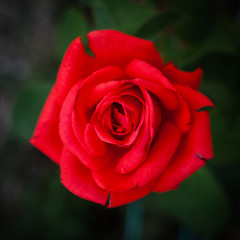
#> input picture Data/technical_test_images/Manual/Rosas/rosa111.jpg, 240 x 240 px; its folder holds 4 pictures in this run
$ python flowerClassifier.py
#> lines starting #> are read from the running program, lines starting #| are printed output that depends on the picture
#!/usr/bin/env python3
# -*- coding: utf-8 -*-
"""
Created on Fri Sep 24 20:30:05 2021

@author: cbarhor
"""
import cv2
import os
import shutil
import numpy as np
import matplotlib.pyplot as plt
import glob
import re

from sklearn.neighbors import KNeighborsClassifier
from sklearn.svm import SVC
from sklearn.cluster import KMeans
from sklearn.mixture import GaussianMixture
from scipy.spatial import distance as dist


class FeatureExtractor:
    def __init__(self, hist_mode = 'hsv'):
        """
        La clase FeatureExtractor se emplea para extraer las caracteristicas de
        las imagenes del conjunto de datos. Tanto aquellas que estan etiquetadas
        por las que no

        Parameters
        ----------
        hist_mode : str, optional
            Opcion empleada para realizar la extraccion del
            histograma de cada imagen en funcion de sus canales RBG o HSV.
            Se ha comprobado que se obtienen mejores resultados con los histogramas
            en formato hsv. Esto puede ser porque se representan mejor las caracteristicas
            relevantes, especialmente en el canal H (matiz).
            RGB = red, green, blue
            HSV = hue, saturation, value: matiz, saturacion, luminosidad
            The default is 'hsv'.

        Returns
        -------
        None.

        """
        self.hist_mode = hist_mode
        self.getLabelledSamples()
#> in getLabelledSamples, image is the input picture: shape (240, 240, 3); mean B, G, R 19.9, 22.6, 92.1
        self.readAndPrepare()


    # [20 lines left out: function extractFlatten, not called in this run]

    def extractHist(self,image, bins=(8, 8, 8)):
        """
        Metodo empleado para extraer el vector de caracteristicas
        de una imagen a partir de su histograma de color

        Parameters
        ----------
        image : imagen cv2
            imagen cuyo vector se quiere extraer.
        bins : tuple, optional
            numero de bins que se emplean por cada canal en la creacion del
            histograma. The default is (8, 8, 8).

        Returns
        -------
        features : list
            vector de caracteristicas del color.

        """
        if self.hist_mode == 'rgb':
            #Histograma RGB
            hist = cv2.calcHist([image],[0, 1, 2], None, bins,[0, 256, 0, 256, 0, 256])
        else:
            #Histograma HSV
            hsv = cv2.cvtColor(image, cv2.COLOR_BGR2HSV)
            hist = cv2.calcHist([hsv], [0, 1, 2], None, bins,[0, 180, 0, 256, 0, 256])

        # Se normaliza el histograma
        cv2.normalize(hist, hist)
        #Se convierte en un vector (1,)
        features = hist.flatten()


        return features

    def showHist(self, image, name):
        """
        Metodo empleado para realizar una inspeccion visual de los histogramas
        del conjunto etiquetado

        Parameters
        ----------
        image : imagen cv2
            imagen cuyo histograma se quiere graficar.
        name : TYPE
            DESCRIPTION.

        Returns
        -------
        None.

        """
        if self.hist_mode == 'hsv':
            hsv = cv2.cvtColor(image, cv2.COLOR_BGR2HSV)
            chans = cv2.split(hsv)
            colors = ("h", "s", "v")
        else:
            chans = cv2.split(image)
            colors = ("r", "g", "b")
        plt.figure()
        plt.title("Histograma por canales")
        plt.xlabel("Bins")
        plt.ylabel("# de Pixeles")
        features = []
        for (chan, color) in zip(chans, colors):
            if color == "h":
                hist = cv2.calcHist([chan], [0], None, [180], [0, 180])
            else:
                hist = cv2.calcHist([chan], [0], None, [256], [0, 256])
            features.extend(hist)
            plt.plot(hist)
            plt.legend(colors)
            plt.xlim([0, 256])
            plt.title(name)
        plt.show()


    def readAndPrepare(self, datasetPath="./Data/technical_test_images/"):
        """
        Metodo empleado para leer las imagenes que se quieren clasificar
        y extraer sus vectores de cacteristicas.
        En images se guardan las imagenes de la siguiente manera:
            {nombre_imagen:imagen}
        En index se guardan los vectores de caracteristicas de la siguiente
        manera:
            {nombre_imagen:vector}

        Parameters
        ----------
        datasetPath : str, optional
            ruta relativa del conjunto de datos. The default is "./Data/technical_test_images/".

        Returns
        -------
        None.

        """
        index = {}
        images = {}
        print("Extrayendo histogramas del dataset...")
        for imagePath in glob.glob(datasetPath + "*.jpg"):
            filename = str(imagePath).split('/')[-1]
            filename = filename.split('.')[0]
            image = cv2.imread(imagePath)
            images[filename] = image
            index[filename] = self.extractHist(image)
        self.index = index
        self.images = images
        print("[Hecho]")

    def getLabelledSamples(self, path='./Data/technical_test_images/Manual/'):
        """
        Metodo empleado para extraer los vectores de caracteristicas de las
        imagenes etiquetadas

        Parameters
        ----------
        path : str, optional
            ruta relativa hasta las imagenes etiquetadas. The default is './Data/technical_test_images/Manual/'.

        Returns
        -------
        None.

        """
        #Extraccion de los vectores para el conjunto de rosas:
        rose_images = {}
        rose_index = {}
        print("Extrayendo histogramas de las rosas etiquetadas...")
        for imagePath in glob.glob(path + "Rosas/*.jpg"):
            filename = str(imagePath).split('/')[-1]
            filename = filename.split('.')[0]
            image = cv2.imread(imagePath)
            rose_images[filename] = image
            rose_index[filename] = self.extractHist(image)
#> in extractHist, `hsv = cv2.cvtColor(image, cv2.COLOR_BGR2HSV)`: hsv: shape (240, 240, 3); mean H, S, V 77.5, 169.7, 98.8
#> in extractHist, `features = hist.flatten()`: features = 512 values, max 0.471 at index 511, min 0 at index 3, mean 0.00953
            self.showHist(image, "Rosa: "+filename)
#> the loop in showHist, `for (chan, color) in zip(chans, colors):` made 3 passes
#> color on passes 1 to 3: 'h', 's', 'v'
#> after the loop in showHist, `for (chan, color) in zip(chans, colors):`: features = 692 items, first 6: [7958], [393], [100], [76], [51], [67]
#> in showHist, `plt.show()`:
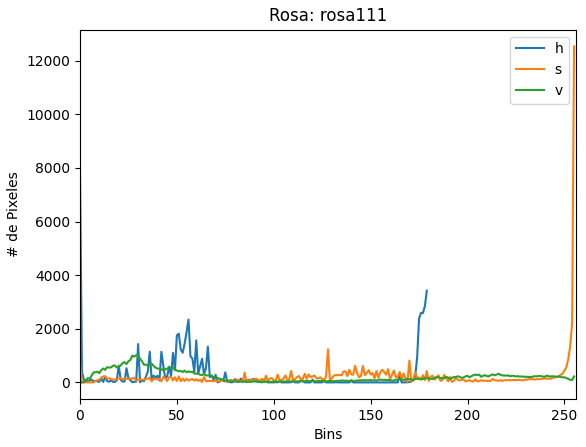
#> figure drawn by matplotlib, 1 panel; curve peaks at x = 0, y = 7958; curve peaks at x = 255, y = 12535; curve peaks at x = 29, y = 1017
#> pass 2 of the loop in getLabelledSamples, `for imagePath in glob.glob(path + "Rosas/*.jpg"):`:
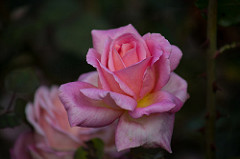
#> input picture Data/technical_test_images/Manual/Rosas/rosa40.jpg, 240 x 159 px
#> in getLabelledSamples, image is the input picture: shape (159, 240, 3); mean B, G, R 49.7, 45.1, 67.3
#> hsv: shape (159, 240, 3); mean H, S, V 84.7, 119.8, 69.2
#> the loop in showHist (call 2), `for (chan, color) in zip(chans, colors):` made 3 passes
#> after the loop in showHist (call 2), `for (chan, color) in zip(chans, colors):`: features = 692 items, first 6: [352], [131], [98], [110], [91], [216]
#> in showHist (call 2), `plt.show()`:
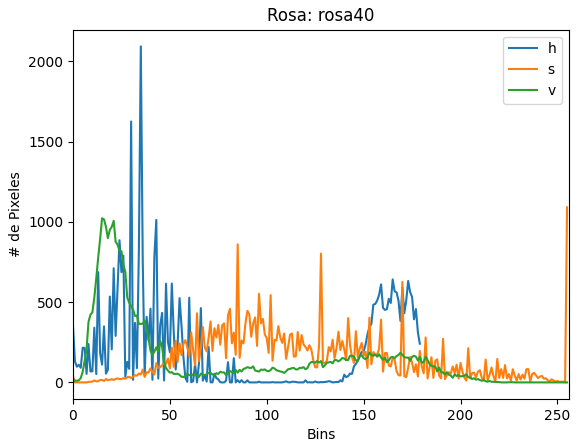
#> figure drawn by matplotlib, 1 panel; curve peaks at x = 35, y = 2094; curve peaks at x = 255, y = 1091; curve peaks at x = 15, y = 1023
#> pass 3 of the loop in getLabelledSamples, `for imagePath in glob.glob(path + "Rosas/*.jpg"):`:
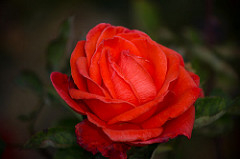
#> input picture Data/technical_test_images/Manual/Rosas/rosa52.jpg, 240 x 159 px
#> in getLabelledSamples, image is the input picture: shape (159, 240, 3); mean B, G, R 16.3, 27.6, 85.8
#> hsv: shape (159, 240, 3); mean H, S, V 30.4, 173.8, 87.3
#> the loop in showHist (call 3), `for (chan, color) in zip(chans, colors):` made 3 passes
#> after the loop in showHist (call 3), `for (chan, color) in zip(chans, colors):`: features = 692 items, first 6: [4070], [2603], [1982], [1765], [1191], [737]
#> in showHist (call 3), `plt.show()`:
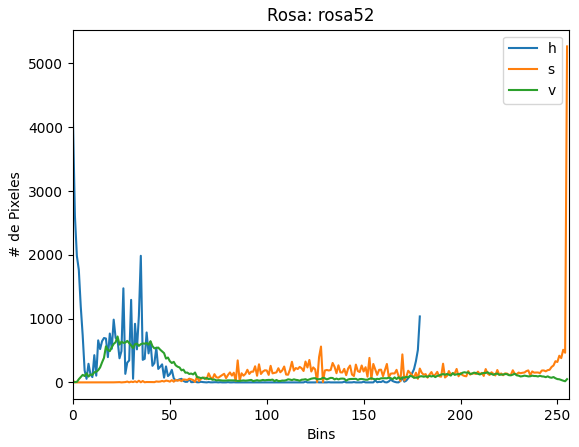
#> figure drawn by matplotlib, 1 panel; curve peaks at x = 0, y = 4070; curve peaks at x = 255, y = 5268; curve peaks at x = 23, y = 720
#> the loop made 4 passes; the first 3 are shown
        self.rose_index = rose_index
        self.rose_images = rose_images
        print("[Hecho]")

        #Extraccion de los vectores para el conjunto de girasoles:
        sunflower_images = {}
        sunflower_index = {}
        print("Extrayendo histogramas de los girasoles etiquetados...")
        for imagePath in glob.glob(path + "Girasoles/*.jpg"):
            filename = str(imagePath).split('/')[-1]
            filename = filename.split('.')[0]
            image = cv2.imread(imagePath)
            sunflower_images[filename] = image
            sunflower_index[filename] = self.extractHist(image)
            self.showHist(image, "Girasol: "+filename)
        self.sunflower_index = sunflower_index
        self.sunflower_images = sunflower_images
        print("[Hecho]")


class HistogramMethods:
    def __init__(self):
        """
        Esta clase se emplea para realizar la clasificacion de las imagenes
        en funcion de la distancia entre sus histogramas y los histogramas
        de las imagenes etiquetadas.
        Se pueden emplear varios metodos diferentes

        Returns
        -------
        None.

        """
        self.DIST_METHODS = {
            "Euclidean": dist.euclidean,
            "Manhattan": dist.cityblock,
            "Chebysev": dist.chebyshev
            }
        self.HIST_METHODS = {
            "Correlation": cv2.HISTCMP_CORREL,
            "Chi-Squared": cv2.HISTCMP_CHISQR,
            "Intersection": cv2.HISTCMP_INTERSECT,
            "Hellinger": cv2.HISTCMP_BHATTACHARYYA
            }


    def useHistComparations(self, index, sunflower_index, rose_index, methodUsed = "Intersection"):
        """
        Metodo empleado para calcular la distancia media entre los histogramas
        empleando las metricas de distancia implementadas por OpenCV

        Parameters
        ----------
        index : dict
            diccionario que contiene los vectores de caracteristicas de las
            imagenes a clasificar.
        sunflower_index : dict
            diccionario que contiene los vectores de caracteristicas de las
            imagenes etiquetadas de girasoles.
        rose_index : dict
            diccionario que contiene los vectores de caracteristicas de las
            imagenes etiquetadas de girasoles.
        methodUsed : str, optional
            Metodo que se desea emplear. The default is "Euclidean".

        Returns
        -------
        results : dict
            diccionario con los resultados. Formato {nombre_imagen:clase}

        """
        print("Empleando la comparacion de histogramas para clasificacion. Metodo: {}".format(methodUsed))
        method = self.HIST_METHODS[methodUsed]
        results = {}
        reverse = False
        #Las metricas Correlation e Intersection se comportanjusto al reves que
        #las demas: cuanto mayor es la distancia, mas probabilidad hay de que
        #pertenezca al conjunto
        if self.HIST_METHODS.get(method) in ("Correlation", "Intersection"):
            reverse = True
        # Se itera sobre cada vector de caracteristicas a clasificar
        for (k, hist) in index.items():

            rose_dists = []
            sunflower_dists = []
            #Se obtienen 5 metricas de distancia entre la imagen a clasificar y
            #las 5 imagenes de rosas etiquetadas
            for (i, rose_hist) in rose_index.items():
                d = cv2.compareHist(rose_hist, hist, method)
                rose_dists.append(d)
            #Se obtienen 5 metricas de distancia entre la imagen a clasificar y
            #las 5 imagenes de girasoles etiquetados
            for (i, sunflower_hist) in sunflower_index.items():
                d = cv2.compareHist(sunflower_hist, hist, method)
                sunflower_dists.append(d)

            #Se decide a que clase pertenece en funcion de las distancias medias
            if not reverse:
                if np.mean(rose_dists) < np.mean(sunflower_dists):
                    results[k] = 'rosa'
                else:
                    results[k] = 'girasol'
            else:
                if np.mean(rose_dists) > np.mean(sunflower_dists):
                    results[k] = 'rosa'
                else:
                    results[k] = 'girasol'


        print("[Hecho]")
        return results

    def useHistDistances(self, index, sunflower_index, rose_index, methodUsed = 'Euclidean'):
        """
        Metodo empleado para calcular la distancia media entre los histogramas
        empleando las metricas de distancia implementadas en Scipy

        Parameters
        ----------
        index : dict
            diccionario que contiene los vectores de caracteristicas de las
            imagenes a clasificar.
        sunflower_index : dict
            diccionario que contiene los vectores de caracteristicas de las
            imagenes etiquetadas de girasoles.
        rose_index : dict
            diccionario que contiene los vectores de caracteristicas de las
            imagenes etiquetadas de girasoles.
        methodUsed : str, optional
            Metodo que se desea emplear. The default is "Euclidean".

        Returns
        -------
        results : dict
            diccionario con los resultados. Formato {nombre_imagen:clase}

        """
        print("Empleando la distancia entre histogramas para clasificacion. Metodo: {}".format(methodUsed))

        method = self.DIST_METHODS[methodUsed]
        results = {}
        #Se itera sobre cada vector de caracteristicas de las imagenes a clasificar
        for (k, hist) in index.items():
            rose_dists = []
            sunflower_dists = []
            #Se obtienen 5 metricas de distancia entre la imagen a clasificar y
            #las 5 imagenes de rosas etiquetadas
            for (i, rose_hist) in rose_index.items():
                d = method(rose_hist, hist)
                rose_dists.append(d)
            #Se obtienen 5 metricas de distancia entre la imagen a clasificar y
            #las 5 imagenes de girasoles etiquetados
            for (i, sunflower_hist) in sunflower_index.items():
                d = method(sunflower_hist, hist)
                sunflower_dists.append(d)
            #Se decide a que clase pertenece en funcion de las distancias medias
            if np.mean(rose_dists) < np.mean(sunflower_dists):
                results[k] = 'rosa'
            else:
                results[k] = 'girasol'

        print("[Hecho]")
        return results

class UnsupervisedMethods:
    # [98 lines left out: functions __init__, prepareData, useKMeans, useGMM, not called in this run]

class SupervisedMethods:
    def __init__(self, n_clusters = 3):
        """
        Esta clase se emplea para realizar la clasificacion de las imagenes
        haciendo uso de metodos de aprendizaje supervisado.


        Parameters
        ----------
        n_clusters : int, optional
            numero de clusters. The default is 3.

        Returns
        -------
        None.

        """
        self.clusters = n_clusters


    def useKNN(self, index):
        """
        Metodo empleado pararealizar la clasificacion de las imagenes
        empleando el algortimo K-NN.
        Se entrena el modelo y con el se realizan las predicciones

        Parameters
        ----------
        index :  dict
            diccionario con los vectores de caracteristicas de las imagenes
            a clasificar.

        Returns
        -------
        results : dict
            diccionario con los resultados obtenidos.

        """
        results = {}

        model = KNeighborsClassifier(n_neighbors=self.clusters, n_jobs=-1)
        model.fit(self.train_features, self.labels)

        predictions = model.predict(self.features)
        for ((name, hist), prediction) in zip(index.items(), predictions):
            results[name] = prediction
        return results

    # [25 lines left out: function useSVM, not called in this run]

    def prepareData(self, index, sunflower_index, rose_index):
        """
        Metodo empleado para preparar los vectores de caracteristicas
        tanto de las imagenes a clasificar como de las imagenes etiquetadas

        Parameters
        ----------
        index : dict
            diccionario con los vectores de caracteristicas de las imagenes a
            clasificar.
        sunflower_index : dict
            diccionario con los vectores de caracteristicas de las imagenes etiquetadas
            de girasoles.
        rose_index : dict
            diccionario con los vectores de caracteristicas de las imagenes de
            rosas etiquetadas

        Returns
        -------
        None.

        """
        features = []
        train_features = []
        labels = []

        for (name, rose_hist) in rose_index.items():
            train_features.append(rose_hist)
            labels.append('rosa')
        for (name, sunflower_hist) in sunflower_index.items():
            train_features.append(sunflower_hist)
            labels.append('girasol')
        for (name, hist) in index.items():
            features.append(hist)

        self.features = features
        self.labels = labels
        self.train_features = train_features


class Pipeline:
    def __init__(self):
        """
        Esta clase se emplea para gestionar el uso del resto de algoritmos
        y metodos, marcando el flujjo del programa

        Returns
        -------
        None.

        """
        self.prepareFolders()
        self.featureManager = FeatureExtractor(hist_mode = 'hsv')
#> in getLabelledSamples, `self.rose_index = rose_index`: self.rose_index = 4 items

    def prepareFolders(self):
        """
        Metodo empleado para crear las carpetas necesarias para poder ejecutar
        el resto del script

        Returns
        -------
        None.

        """
        print("Creando carpetas necesarias...")
        if not os.path.isdir('./Resultados/'):
            os.mkdir('./Resultados/')

    def writeToTxtFile(self, method_name, results):
        """
        Metodo empleado para generar un fichero de texto con los resultados
        obtenidos.
        Su formato es el siguiente:
            nombre_imagen -> clase
        Se ha optado por este metodo en lugar de copiar todas las imagenes
        en diferentes carpetas para evitar el crecimiento exponencial
        del numero de imagenes con cada ejecucion

        Parameters
        ----------
        method_name : str
            nombre del txt. Idealmente, el metodo empleado para poder compararlos.
        results : dict
            diccionario con los resultados.

        Returns
        -------
        None.

        """
        print("Escribiendo resultados en {}".format('./Resultados/'+method_name+'.txt'))
        file = open('./Resultados/'+method_name+'.txt', 'w')
        for (image_name, classif) in results.items():
            file.write(str(image_name)+" -> "+str(classif)+"\n")
        file.close()

    # [39 lines left out: function moveImagesToFolders, not called in this run]


    def checkNumbers(self, results):
        """
        Metodo empleado para obtener resultados cuantitativos sobre
        cuantas imagenes se han clasificado en girasoles y cuantas como rosas

        Parameters
        ----------
        results : dict
            diccionario con los resultados.

        Returns
        -------
        None.

        """
        sunflowers = 0
        roses = 0
        for (_, classif) in results.items():
            if classif == 'girasol':
                sunflowers += 1
            elif classif == 'rosa':
                roses += 1
        print("Imagenes clasificadas como rosa: {}".format(roses))
        print("Imagenes clasificadas como girasol: {}".format(sunflowers))

    def useHistMethods(self):
        """
        Metodo diseñado para emplear de una forma facil los metodos de
        distancia de histograma.
        Primero se clasifican las imagenes
        Despues se escribe el txt de resultados
        Y finalmente se imprimen los resultados por pantalla

        Se prueba un metodo de OpenCV y otro de Scipy

        Returns
        -------
        None.

        """
        histMeth = HistogramMethods()
        # self.DIST_METHODS = {
        #     "Euclidean": dist.euclidean,
        #     "Manhattan": dist.cityblock,
        #     "Chebysev": dist.chebyshev
        #     }
        # self.HIST_METHODS = {
        #     "Correlation": cv2.HISTCMP_CORREL,
        #     "Chi-Squared": cv2.HISTCMP_CHISQR,
        #     "Intersection": cv2.HISTCMP_INTERSECT,
        #     "Hellinger": cv2.HISTCMP_BHATTACHARYYA
        #     }

        histCompMethod = "Correlation"
        histDistMethod = 'Euclidean'
        results1 = histMeth.useHistComparations(self.featureManager.index, self.featureManager.sunflower_index, self.featureManager.rose_index, methodUsed = histCompMethod)
        self.writeToTxtFile(histCompMethod, results1)
        self.checkNumbers(results1)
        results2 = histMeth.useHistDistances(self.featureManager.index, self.featureManager.sunflower_index, self.featureManager.rose_index, methodUsed = histDistMethod )
        self.writeToTxtFile(histDistMethod, results2)
        self.checkNumbers(results2)

    def useSupervisedMethods(self):
        """
        Metodo diseñado para emplear de una forma facil los metodos de
        aprendizaje supervisado.
        Primero se clasifican las imagenes
        Despues se escribe el txt de resultados
        Y finalmente se imprimen los resultados por pantalla

        Se prueba el metodo KNN y el SVM despues

        Returns
        -------
        None.

        """
        supervised = SupervisedMethods()
        supervised.prepareData( self.featureManager.index, self.featureManager.sunflower_index, self.featureManager.rose_index)
        results1 = supervised.useKNN(self.featureManager.index)
        self.writeToTxtFile("KNN", results1)
        self.checkNumbers(results1)
        results2 = supervised.useSVM(self.featureManager.index)
        self.writeToTxtFile("SVM", results2)
        self.checkNumbers(results2)

    # [23 lines left out: function useUnsupervisedMethods, not called in this run]


if __name__ == "__main__":
    pipeline = Pipeline()
    pipeline.useHistMethods()
#> (the run stopped early here; a loop or call above may not have finished)
